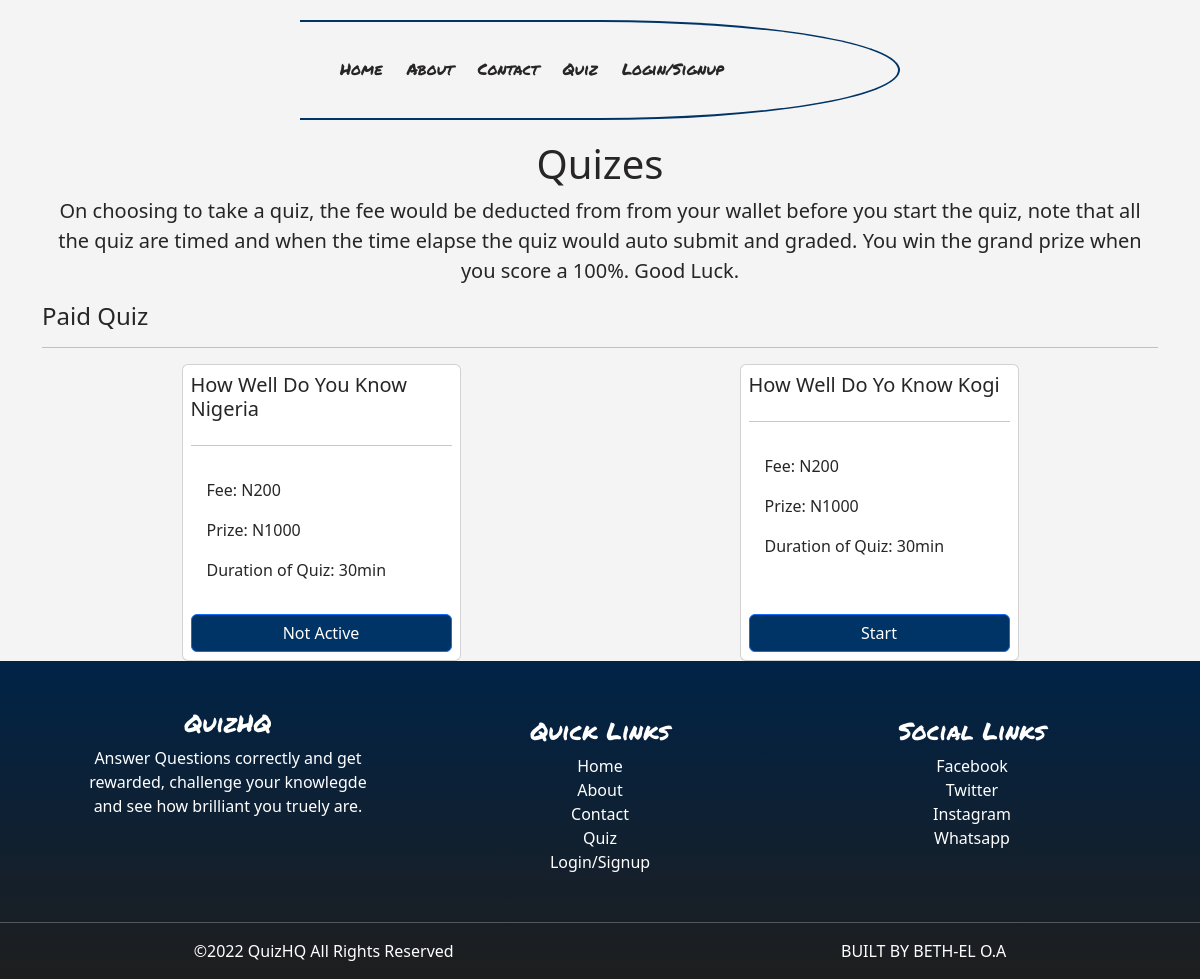
Page /quiz_list/ on the committed database.
### eduone/models.py (models this page shows, shortened)
class Quiz(models.Model):
    author = models.ForeignKey(User, on_delete=models.DO_NOTHING)
    title = models.CharField(max_length=225)
    duration = models.IntegerField()
    prize = models.CharField(max_length=225)
    fee = models.IntegerField()
    active = models.BooleanField(default=False)

### eduone/views.py (the view)
# urls.py: path('quiz_list/', views.quiz_list, name='quiz_list'),
def quiz_list(request):
    pquiz = Quiz.objects.filter(fee__gte=0)
    context = {
        'pquiz':pquiz
    }
    return render(request, 'quiz_list.html', context)

### templates/quiz_list.html
{% extends 'base.html' %}
{% load static %}
{% block content %}
<div class="container">
    <h1 class="text-center">Quizes</h1>
{% if free %}
<p class="lead text-center">On choosing to take a quiz, note that all the quiz are timed and when the time elapse the quiz would auto submit and graded. If there is a prize, You win the prize when you score a 100%. Good Luck.</p>
{% else %}
<p class="lead text-center">On choosing to take a quiz, the fee would be deducted from from your wallet before you start the quiz, note that all the quiz are timed and when the time elapse the quiz would auto submit and graded. You win the grand prize when you score a 100%. Good Luck.</p>
{% endif %}
<h4>Paid Quiz</h4>
<hr>
<div class="myrow">
    {% if pquiz %}
    {% for q in pquiz %}
    <div class="col-md-3 card p-2">
        <div class="card-head">
            <h5>{{ q.title }}</h5>
        </div>
        <hr>
         <div class="card-body">
            <p>Fee: N{{ q.fee }}</p>
            <p>Prize: N{{q.prize}}</p>
            <p>Duration of Quiz: {{q.duration}}min</p>
         </div>
         {% if q.active %}
         <a class="btn btn-primary" href="/quiz/{{q.id}}/">Start</a>
         {% else %}
         <a class="btn btn-primary" disabled>Not Active</a>
         {% endif %}
    </div>
    {% endfor %}
    {% else %}
        <h4 class="text-center">No Quiz at this Time, Check Back Later</h4>
    {% endif %}
</div>
</div>
{% endblock content %}

### static/css/base.css (style rules this page uses)
:root { --blue: #003366; --grey: #f4f4f4; --dark: #272525; --white: #fff }
body { background-color: var(--grey); color: var(--dark); overflow-x: hidden; }
a { text-decoration: none; }
.btn-primary { background-color: var(--blue); }
.myrow { display: flex; justify-content: space-around; flex-wrap: nowrap; }

### rows in the picture
Quiz: title "How Well Do You Know Nigeria", fee "200", prize "1000", duration "30", active "Not Active"
Quiz: title "How Well Do Yo Know Kogi", fee "200", prize "1000", duration "30"
